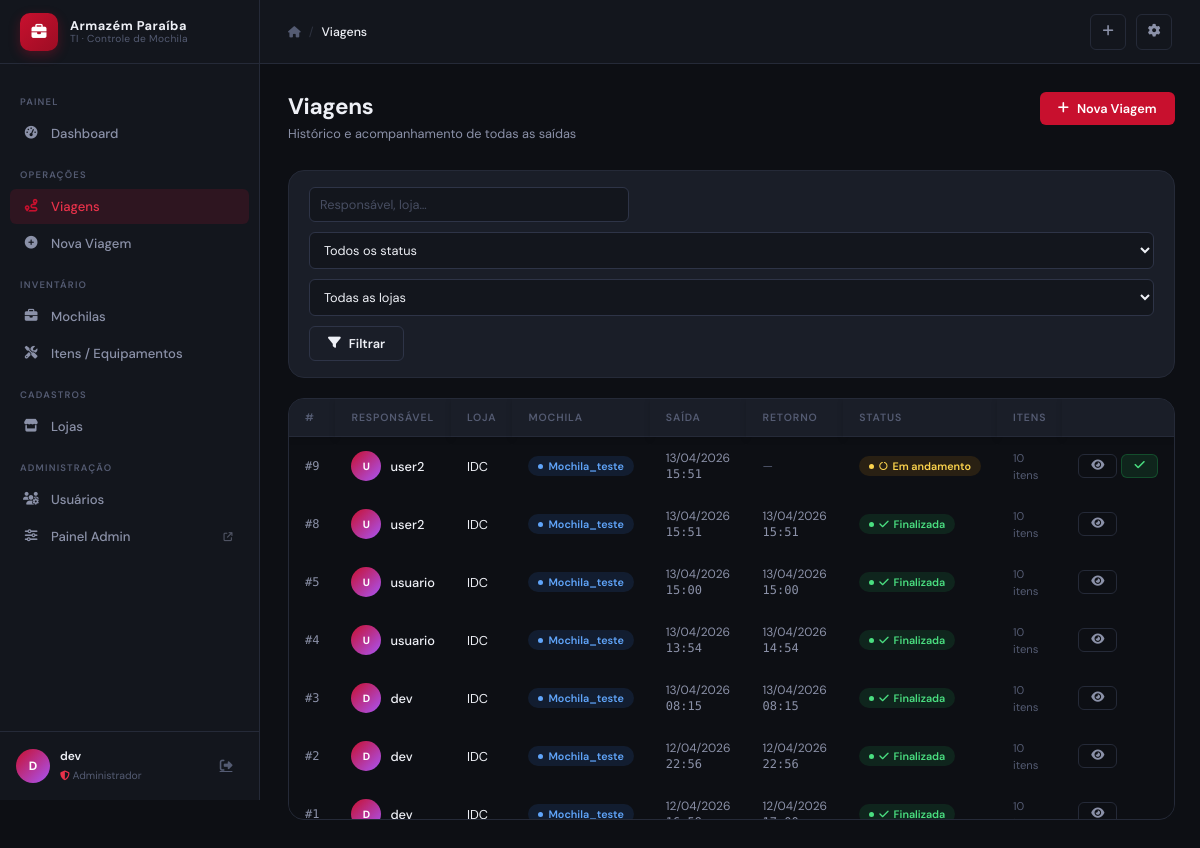
The page /viagens/ (signed in) on the database its author committed.
### core/models.py (models this page shows, shortened)
class Viagem(models.Model):
    STATUS_CHOICES = [
        ("andamento",  "Em andamento"),
        ("finalizada", "Finalizada"),
    ]
    responsavel  = models.ForeignKey(User,    on_delete=models.PROTECT)
    loja         = models.ForeignKey(Loja,    on_delete=models.PROTECT)
    mochila      = models.ForeignKey(Mochila, on_delete=models.PROTECT)
    data_saida   = models.DateTimeField(default=timezone.now)
    data_retorno = models.DateTimeField(null=True, blank=True)
    status = models.CharField(
        max_length=20,
        choices=STATUS_CHOICES,
        default="andamento",
    )
    class Meta:
        ordering            = ["-data_saida"]
        verbose_name        = "Viagem"
        verbose_name_plural = "Viagens"
        permissions = [
            ("supervisor_access", "Acesso de Supervisor (pode editar)"),
            ("admin_access",      "Acesso de Administrador (acesso total)"),
            ("finalizar_viagem",  "Pode finalizar viagens"),
        ]

class Loja(models.Model):
    nome      = models.CharField(max_length=100, unique=True)
    ativo     = models.BooleanField(default=True)
    criado_em = models.DateTimeField(auto_now_add=True)
    class Meta:
        ordering            = ["nome"]
        verbose_name        = "Loja"
        verbose_name_plural = "Lojas"

class Mochila(models.Model):
    nome  = models.CharField(max_length=100, default="Mochila")
    ativo = models.BooleanField(default=True)
    itens = models.ManyToManyField(Item, through="MochilaItem", related_name="mochilas")
    class Meta:
        ordering            = ["nome"]
        verbose_name        = "Mochila"
        verbose_name_plural = "Mochilas"

### core/views.py (the view, shortened to what this page needs)
# urls.py: path("viagens/",                      ViagemListView.as_view(),     name="viagem_list"),
class ViagemListView(PermContextMixin, ListView):
    model = Viagem
    template_name = "core/viagem_list.html"
    context_object_name = "viagens"
    paginate_by = 15
    def get_queryset(self):
        qs = perms.filtrar_viagens(
            self.request.user,
            Viagem.objects.select_related("responsavel", "loja", "mochila").order_by("-id"),
        )
        q      = self.request.GET.get("q", "").strip()
        status = self.request.GET.get("status")
        loja   = self.request.GET.get("loja")
        if status:
            qs = qs.filter(status=status)
        if loja:
            qs = qs.filter(loja_id=loja)
        return qs
    def get_context_data(self, **kwargs):
        context = super().get_context_data(**kwargs)
        context["lojas"] = Loja.objects.filter(ativo=True)
        return context

### templates/core/viagem_list.html (shortened to what this page needs)
{% extends "base.html" %}
{% block nav_viagens %}active{% endblock %}
{% block breadcrumb %}
    <span class="sep">/</span>
    <span class="current">Viagens</span>
{% endblock %}
{% block content %}
<div class="page-header">
    <div class="page-header-left">
        <h1>Viagens</h1>
        <p>Histórico e acompanhamento de todas as saídas</p>
    </div>
    <div class="page-header-right">
        {% if user_profile.pode_editar %}
        <a href="{% url 'viagem_create' %}" class="btn btn-primary">
            <i class="fa-solid fa-plus"></i> Nova Viagem
        </a>
        {% endif %}
    </div>
</div>
<div class="card" style="margin-bottom:20px;">
    <div class="card-body" style="padding:16px 20px;">
        <form method="get" style="display:flex;gap:10px;flex-wrap:wrap;align-items:flex-end;">
            <div class="search-bar">
                <input type="search" name="q" placeholder="Responsável, loja…" value="{{ request.GET.q }}">
            </div>
            <select name="status" class="form-input" style="min-width:160px;">
                <option value="">Todos os status</option>
            </select>
            <select name="loja" class="form-input" style="min-width:160px;">
                <option value="">Todas as lojas</option>
            </select>
            <button type="submit" class="btn btn-secondary">
                <i class="fa-solid fa-filter"></i> Filtrar
            </button>
        </form>
    </div>
</div>
<div class="card">
    {% if viagens %}
    <div class="table-wrap">
        <table>
            <thead>
                <tr>
                    <th>#</th>
                    <th>Responsável</th>
                    <th>Loja</th>
                    <th>Mochila</th>
                    <th>Saída</th>
                    <th>Retorno</th>
                    <th>Status</th>
                    <th>Itens</th>
                    <th></th>
                </tr>
            </thead>
            <tbody>
            {% for v in viagens %}
            <tr>
                <td class="muted mono">#{{ v.id }}</td>
                <td>
                    <div style="display:flex;align-items:center;gap:9px;">
                        <div style="width:30px;height:30px;border-radius:50%;background:linear-gradient(135deg,var(--ap-red),var(--accent-purple));display:flex;align-items:center;justify-content:center;font-size:.7rem;font-weight:700;color:#fff;flex-shrink:0;">
                            {{ v.responsavel.username|slice:":1"|upper }}
                        </div>
                        <span style="font-weight:500;">{{ v.responsavel.get_full_name|default:v.responsavel.username }}</span>
                    </div>
                </td>
                <td>{{ v.loja.nome }}</td>
                <td><span class="badge badge-blue">{{ v.mochila.nome }}</span></td>
                <td class="muted small">
                    {{ v.data_saida|date:"d/m/Y" }}<br>
                    <span class="mono">{{ v.data_saida|time:"H:i" }}</span>
                </td>
                <td class="muted small">
                    {% if v.data_retorno %}
                        {{ v.data_retorno|date:"d/m/Y" }}<br>
                        <span class="mono">{{ v.data_retorno|time:"H:i" }}</span>
                    {% else %}
                        <span style="color:var(--text-muted);">—</span>
                    {% endif %}
                </td>
                <td>
                    {% if v.status == 'andamento' %}
                        <span class="badge badge-amber">
                            <i class="fa-solid fa-circle-notch fa-spin" style="font-size:.55rem;"></i>
                            Em andamento
                        </span>
                    {% else %}
                        <span class="badge badge-green">
                            <i class="fa-solid fa-check"></i>
                            Finalizada
                        </span>
                    {% endif %}
                </td>
                <td>
                    <span style="font-size:.75rem;color:var(--text-muted);">{{ v.checklist.count }} itens</span>
                </td>
                <td>
                    <div style="display:flex;gap:4px;">
                        <a href="{% url 'viagem_detail' v.pk %}" class="btn btn-ghost btn-sm" title="Ver detalhes">
                            <i class="fa-solid fa-eye"></i>
                        </a>
                        {% if v.status == 'andamento' and user_profile.pode_editar %}
                        <form method="POST" action="{% url 'viagem_finalizar' v.pk %}" style="display:inline;"
                              onsubmit="return confirm('Finalizar Viagem #{{ v.id }}?')">
                            <button type="submit" class="btn btn-success btn-sm" title="Finalizar">
                                <i class="fa-solid fa-check"></i>
                            </button>
                        </form>
                        {% endif %}
                    </div>
                </td>
            </tr>
            {% endfor %}
            </tbody>
        </table>
    </div>
    {% endif %}
</div>
{% endblock %}

### templates/base.html (shortened to what this page needs)
{% load static %}
<!DOCTYPE html>
<html lang="pt-BR">
<head>
    <link rel="stylesheet" href="https://cdnjs.cloudflare.com/ajax/libs/font-awesome/6.5.0/css/all.min.css">
    <link rel="stylesheet" href="{% static 'css/tokens.css' %}">
    <link rel="stylesheet" href="{% static 'css/sidebar.css' %}">
    <link rel="stylesheet" href="{% static 'css/layout.css' %}">
    <link rel="stylesheet" href="{% static 'css/buttons.css' %}">
    <link rel="stylesheet" href="{% static 'css/cards.css' %}">
    <link rel="stylesheet" href="{% static 'css/tables.css' %}">
    <link rel="stylesheet" href="{% static 'css/forms.css' %}">
    <link rel="stylesheet" href="{% static 'css/components.css' %}">
    <link rel="stylesheet" href="{% static 'css/responsive.css' %}">
</head>
<body>
<aside class="sidebar" id="sidebar">
    <div class="sidebar-logo">
        <div class="sidebar-logo-icon">
            <i class="fa-solid fa-briefcase"></i>
        </div>
        <div class="logo-text">
            <strong>Armazém Paraíba</strong>
            <span>TI · Controle de Mochila</span>
        </div>
    </div>
    <nav class="sidebar-nav">
        <span class="nav-section-label">Painel</span>
        <a href="{% url 'dashboard' %}" class="nav-item {% block nav_dashboard %}{% endblock %}">
            <i class="fa-solid fa-gauge-high"></i> Dashboard
        </a>
        <span class="nav-section-label">Operações</span>
        <a href="{% url 'viagem_list' %}" class="nav-item {% block nav_viagens %}{% endblock %}">
            <i class="fa-solid fa-route"></i> Viagens
        </a>
        {% if user_profile.pode_editar %}
        <a href="{% url 'viagem_create' %}" class="nav-item {% block nav_nova_viagem %}{% endblock %}">
            <i class="fa-solid fa-circle-plus"></i> Nova Viagem
        </a>
        {% endif %}
        <span class="nav-section-label">Inventário</span>
        <a href="{% url 'mochila_list' %}" class="nav-item {% block nav_mochilas %}{% endblock %}">
            <i class="fa-solid fa-briefcase"></i> Mochilas
        </a>
        <a href="{% url 'item_list' %}" class="nav-item {% block nav_itens %}{% endblock %}">
            <i class="fa-solid fa-screwdriver-wrench"></i> Itens / Equipamentos
        </a>
        <span class="nav-section-label">Cadastros</span>
        <a href="{% url 'loja_list' %}" class="nav-item {% block nav_lojas %}{% endblock %}">
            <i class="fa-solid fa-store"></i> Lojas
        </a>
        {% if user_profile.is_admin %}
        <span class="nav-section-label">Administração</span>
        <a href="{% url 'usuario_list' %}" class="nav-item {% block nav_usuarios %}{% endblock %}">
            <i class="fa-solid fa-users-gear"></i> Usuários
        </a>
        <a href="/admin/" class="nav-item" target="_blank" rel="noopener">
            <i class="fa-solid fa-sliders"></i> Painel Admin
            <i class="fa-solid fa-arrow-up-right-from-square" style="font-size:.6rem;margin-left:auto;opacity:.5;"></i>
        </a>
        {% endif %}
    </nav>
    <div class="sidebar-footer">
        <div class="user-avatar">{{ request.user.username|slice:":1"|upper }}</div>
        <div class="user-info">
            <strong>{{ request.user.get_full_name|default:request.user.username }}</strong>
            <span>
                {% if user_profile.is_admin %}<i class="fa-solid fa-shield-halved" style="color:var(--ap-red-light);font-size:.65rem;"></i> Administrador
                {% elif user_profile.is_supervisor %}<i class="fa-solid fa-user-tie" style="color:#C084FC;font-size:.65rem;"></i> Supervisor
                {% else %}<i class="fa-solid fa-user" style="color:#60A5FA;font-size:.65rem;"></i> Usuário{% endif %}
            </span>
        </div>
        <a href="#" class="js-logout sidebar-logout-btn" title="Sair">
            <i class="fa-solid fa-right-from-bracket"></i>
        </a>
    </div>
</aside>
<div class="topbar">
    <nav class="topbar-breadcrumb" aria-label="Breadcrumb">
        <a href="{% url 'dashboard' %}"><i class="fa-solid fa-house" style="font-size:.75rem;"></i></a>
        {% block breadcrumb %}{% endblock %}
    </nav>
    <div class="topbar-actions">
        {% if user_profile.pode_editar %}
        <a href="{% url 'viagem_create' %}" class="btn-icon" title="Nova Viagem">
            <i class="fa-solid fa-plus"></i>
        </a>
        {% endif %}
        {% if user_profile.is_admin %}
        <a href="/admin/" class="btn-icon" title="Painel Admin" target="_blank" rel="noopener">
            <i class="fa-solid fa-gear"></i>
        </a>
        {% endif %}
    </div>
</div>
<div class="main-wrap">
    <main class="page-content">
        {% block content %}{% endblock %}
    </main>
</div>
</body>
</html>

### rows shown on the page
Viagem: id "9", responsavel.username "U", responsavel.get_full_name "user2", loja.nome "IDC", mochila.nome "Mochila_teste", data_saida "13/04/2026", data_saida "15:51", status "andamento" (drawn), checklist.count "10"
Viagem: id "8", responsavel.username "U", responsavel.get_full_name "user2", loja.nome "IDC", mochila.nome "Mochila_teste", data_saida "13/04/2026", data_saida "15:51", data_retorno "13/04/2026", data_retorno "15:51", status "finalizada" (drawn), checklist.count "10"
Viagem: id "5", responsavel.username "U", responsavel.get_full_name "usuario", loja.nome "IDC", mochila.nome "Mochila_teste", data_saida "13/04/2026", data_saida "15:00", data_retorno "13/04/2026", data_retorno "15:00", status "finalizada" (drawn), checklist.count "10"
Viagem: id "4", responsavel.username "U", responsavel.get_full_name "usuario", loja.nome "IDC", mochila.nome "Mochila_teste", data_saida "13/04/2026", data_saida "13:54", data_retorno "13/04/2026", data_retorno "14:54", status "finalizada" (drawn), checklist.count "10"
Viagem: id "3", responsavel.username "D", responsavel.get_full_name "dev", loja.nome "IDC", mochila.nome "Mochila_teste", data_saida "13/04/2026", data_saida "08:15", data_retorno "13/04/2026", data_retorno "08:15", status "finalizada" (drawn), checklist.count "10"
Viagem: id "2", responsavel.username "D", responsavel.get_full_name "dev", loja.nome "IDC", mochila.nome "Mochila_teste", data_saida "12/04/2026", data_saida "22:56", data_retorno "12/04/2026", data_retorno "22:56", status "finalizada" (drawn), checklist.count "10"
Viagem: id "1", responsavel.username "D", responsavel.get_full_name "dev", loja.nome "IDC", mochila.nome "Mochila_teste", data_saida "12/04/2026", data_retorno "12/04/2026", status "finalizada" (drawn), checklist.count "10"

### other values the page prints
{{ request.user.username|slice:":1"|upper }} "D"
{{ request.user.get_full_name|default:request.user.username }} "dev"
